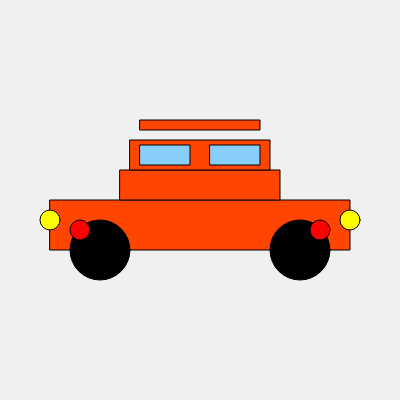
Frame 1 (no input)
Frame 60 (no input): identical to frame 1, image omitted
Frame 120 (the mouse pressed at the canvas centre since frame 60): identical to frame 1, image omitted

The p5.js sketch that drew this single still picture (run headless with seeded random() and noise() and a simulated clock; from frame 60 on, the mouse is pressed at the canvas centre):

// p5.js sketch
// ── sketch.js
function setup() {
  createCanvas(400, 400);
}

function draw() {
  background(240); // light gray background
  
  // body of the car 
  fill(255, 69, 0); // orange-red color
  rect(50, 200, 300, 50); // main body
  rect(120, 170, 160, 30); // front part
  
  // wheels 
  fill(0); // black color
  ellipse(100, 250, 60, 60); // front wheel
  ellipse(300, 250, 60, 60); // back wheel
  
  // roof 
  fill(255, 69, 0); // orange-red color
  rect(130, 140, 140, 30); // roof
  
  // windows
  fill(135, 206, 250); // sky blue color
  rect(140, 145, 50, 20); // left window
  rect(210, 145, 50, 20); // right window
  
  // headlights
  fill(255, 255, 0); // yellow color
  ellipse(50, 220, 20, 20); // left headlight
  ellipse(350, 220, 20, 20); // right headlight
  
  // taillights
  fill(255, 0, 0); // red color
  ellipse(80, 230, 20, 20); // left taillight
  ellipse(320, 230, 20, 20); // right taillight
  
  // Adding a spoiler
  fill(255, 69, 0); // orange-red color
  rect(140, 120, 120, 10); // spoiler
}
